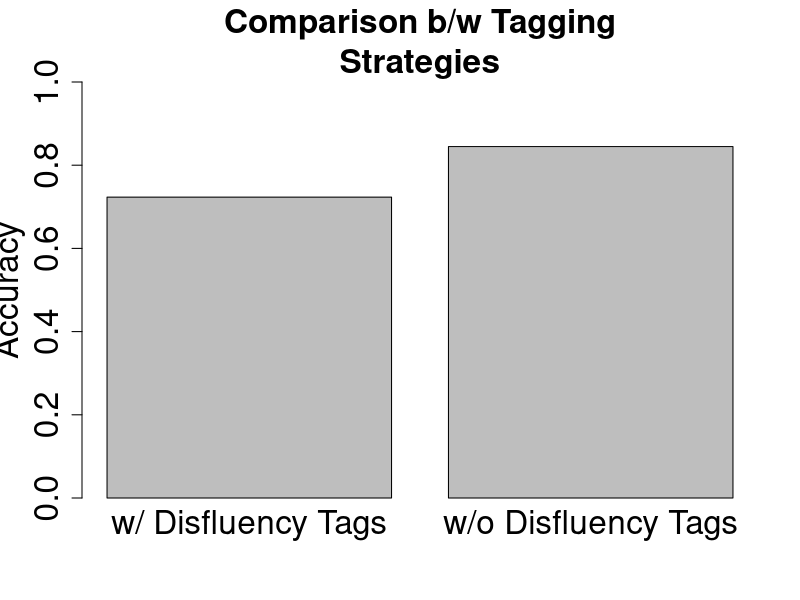

R code for this plot:
## ---- preamble ----
library(ggplot2)

test_dis_result <- 0.7232796486090776
test_nodis_result <- 0.8448023426061494
test_results <- c(test_dis_result, test_nodis_result)
names(test_results) <- c("w/ Disfluency Tags", "w/o Disfluency Tags")

## ---- compare_dis_nodis ----
# ggplot(data = test_results,
#        aes(seq_along(test_results), test_results)) +
#        geom_bar(stat = "identity")
barplot(test_results,
        ylim = c(0, 1),
        ylab = "Accuracy",
        main = "Comparison b/w Tagging\nStrategies",
        cex.axis = 2,
        cex.names = 2,
        cex.lab = 2,
        cex.main = 2)
